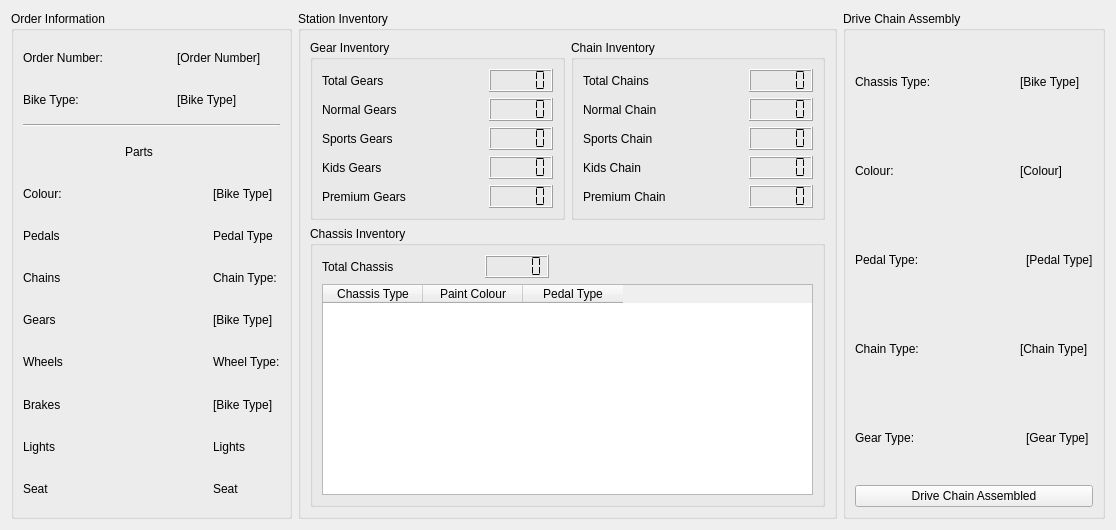
      <widget class="QWidget" name="DriveChainAssembly">
       <attribute name="title">
        <string>Drive Chain</string>
       </attribute>
       <layout class="QGridLayout" name="gridLayout_66">
        <item row="0" column="0">
         <widget class="QGroupBox" name="DriveChainOrder">
          <property name="minimumSize">
           <size>
            <width>281</width>
            <height>385</height>
           </size>
          </property>
          <property name="title">
           <string>Order Information</string>
          </property>
          <layout class="QGridLayout" name="gridLayout_29">
           <item row="1" column="1">
            <spacer name="horizontalSpacer_119">
             <property name="orientation">
              <enum>Qt::Orientation::Horizontal</enum>
             </property>
             <property name="sizeHint" stdset="0">
              <size>
               <width>35</width>
               <height>20</height>
              </size>
             </property>
            </spacer>
           </item>
           <item row="4" column="0">
            <widget class="QLabel" name="ColourLabel_7">
             <property name="text">
              <string>Colour:</string>
             </property>
            </widget>
           </item>
           <item row="12" column="0">
            <widget class="QLabel" name="SeatLabel_7">
             <property name="text">
              <string>Seat</string>
             </property>
            </widget>
           </item>
           <item row="12" column="3">
            <widget class="QLabel" name="SeatType_7">
             <property name="text">
              <string>Seat</string>
             </property>
            </widget>
           </item>
           <item row="11" column="0">
            <widget class="QLabel" name="LightsLabel_7">
             <property name="text">
              <string>Lights</string>
             </property>
            </widget>
           </item>
           <item row="3" column="2" colspan="2">
            <spacer name="horizontalSpacer_121">
             <property name="orientation">
              <enum>Qt::Orientation::Horizontal</enum>
             </property>
             <property name="sizeHint" stdset="0">
              <size>
               <width>103</width>
               <height>20</height>
              </size>
             </property>
            </spacer>
           </item>
           <item row="0" column="1">
            <spacer name="horizontalSpacer_118">
             <property name="orientation">
              <enum>Qt::Orientation::Horizontal</enum>
             </property>
             <property name="sizeHint" stdset="0">
              <size>
               <width>35</width>
               <height>20</height>
              </size>
             </property>
            </spacer>
           </item>
           <item row="4" column="1" colspan="2">
            <spacer name="horizontalSpacer_122">
             <property name="orientation">
              <enum>Qt::Orientation::Horizontal</enum>
             </property>
             <property name="sizeHint" stdset="0">
              <size>
               <width>61</width>
               <height>20</height>
              </size>
             </property>
            </spacer>
           </item>
           <item row="10" column="0">
            <widget class="QLabel" name="BrakesLabel_7">
             <property name="text">
              <string>Brakes</string>
             </property>
            </widget>
           </item>
           <item row="3" column="0">
            <spacer name="horizontalSpacer_120">
             <property name="orientation">
              <enum>Qt::Orientation::Horizontal</enum>
             </property>
             <property name="sizeHint" stdset="0">
              <size>
               <width>96</width>
               <height>20</height>
              </size>
             </property>
            </spacer>
           </item>
           <item row="7" column="3">
            <widget class="QLabel" name="ChainType_7">
             <property name="text">
              <string>Chain Type:</string>
             </property>
            </widget>
           </item>
           <item row="11" column="1" colspan="2">
            <spacer name="horizontalSpacer_128">
             <property name="orientation">
              <enum>Qt::Orientation::Horizontal</enum>
             </property>
             <property name="sizeHint" stdset="0">
              <size>
               <width>61</width>
               <height>20</height>
              </size>
             </property>
            </spacer>
           </item>
           <item row="3" column="1">
            <widget class="QLabel" name="PartsLabel_7">
             <property name="text">
              <string>Parts</string>
             </property>
             <property name="scaledContents">
              <bool>false</bool>
             </property>
             <property name="wordWrap">
              <bool>false</bool>
             </property>
            </widget>
           </item>
           <item row="5" column="0">
            <widget class="QLabel" name="PedalLabel_7">
             <property name="text">
              <string>Pedals</string>
             </property>
            </widget>
           </item>
           <item row="5" column="1" colspan="2">
            <spacer name="horizontalSpacer_123">
             <property name="orientation">
              <enum>Qt::Orientation::Horizontal</enum>
             </property>
             <property name="sizeHint" stdset="0">
              <size>
               <width>61</width>
               <height>20</height>
              </size>
             </property>
            </spacer>
           </item>
           <item row="8" column="3">
            <widget class="QLabel" name="GearType_7">
             <property name="text">
              <string>[Bike Type]</string>
             </property>
            </widget>
           </item>
           <item row="11" column="3">
            <widget class="QLabel" name="LightsType_7">
             <property name="text">
              <string>Lights</string>
             </property>
            </widget>
           </item>
           <item row="1" column="2" colspan="2">
            <widget class="QLabel" name="BikeType_7">
             <property name="text">
              <string>[Bike Type]</string>
             </property>
            </widget>
           </item>
           <item row="4" column="3">
            <widget class="QLabel" name="Colour_7">
             <property name="text">
              <string>[Bike Type]</string>
             </property>
            </widget>
           </item>
           <item row="10" column="3">
            <widget class="QLabel" name="BrakesType_7">
             <property name="text">
              <string>[Bike Type]</string>
             </property>
            </widget>
           </item>
           <item row="2" column="0" colspan="4">
            <widget class="Line" name="line_8">
             <property name="orientation">
              <enum>Qt::Orientation::Horizontal</enum>
             </property>
            </widget>
           </item>
           <item row="0" column="0">
            <widget class="QLabel" name="OrderNumberLabel_7">
             <property name="text">
              <string>Order Number:</string>
             </property>
            </widget>
           </item>
           <item row="10" column="1" colspan="2">
            <spacer name="horizontalSpacer_127">
             <property name="orientation">
              <enum>Qt::Orientation::Horizontal</enum>
             </property>
             <property name="sizeHint" stdset="0">
              <size>
               <width>61</width>
               <height>20</height>
              </size>
             </property>
            </spacer>
           </item>
           <item row="8" column="1" colspan="2">
            <spacer name="horizontalSpacer_126">
             <property name="orientation">
              <enum>Qt::Orientation::Horizontal</enum>
             </property>
             <property name="sizeHint" stdset="0">
              <size>
               <width>61</width>
               <height>20</height>
              </size>
             </property>
            </spacer>
           </item>
           <item row="1" column="0">
            <widget class="QLabel" name="BikeTypeLabel_7">
             <property name="text">
              <string>Bike Type:</string>
             </property>
            </widget>
           </item>
           <item row="7" column="0">
            <widget class="QLabel" name="ChainLabel_7">
             <property name="text">
              <string>Chains</string>
             </property>
            </widget>
           </item>
           <item row="5" column="3">
            <widget class="QLabel" name="PedalType_7">
             <property name="text">
              <string>Pedal Type</string>
             </property>
            </widget>
           </item>
           <item row="0" column="2" colspan="2">
            <widget class="QLabel" name="OrderNumber_7">
             <property name="text">
              <string>[Order Number]</string>
             </property>
            </widget>
           </item>
           <item row="8" column="0">
            <widget class="QLabel" name="GearsLabel_7">
             <property name="text">
              <string>Gears</string>
             </property>
            </widget>
           </item>
           <item row="9" column="0">
            <widget class="QLabel" name="WheelsLabel_7">
             <property name="text">
              <string>Wheels</string>
             </property>
            </widget>
           </item>
           <item row="9" column="3">
            <widget class="QLabel" name="WheelType_7">
             <property name="text">
              <string>Wheel Type:</string>
             </property>
            </widget>
           </item>
           <item row="9" column="1" colspan="2">
            <spacer name="horizontalSpacer_124">
             <property name="orientation">
              <enum>Qt::Orientation::Horizontal</enum>
             </property>
             <property name="sizeHint" stdset="0">
              <size>
               <width>61</width>
               <height>20</height>
              </size>
             </property>
            </spacer>
           </item>
           <item row="7" column="1" colspan="2">
            <spacer name="horizontalSpacer_125">
             <property name="orientation">
              <enum>Qt::Orientation::Horizontal</enum>
             </property>
             <property name="sizeHint" stdset="0">
              <size>
               <width>40</width>
               <height>20</height>
              </size>
             </property>
            </spacer>
           </item>
           <item row="12" column="1" colspan="2">
            <spacer name="horizontalSpacer_129">
             <property name="orientation">
              <enum>Qt::Orientation::Horizontal</enum>
             </property>
             <property name="sizeHint" stdset="0">
              <size>
               <width>40</width>
               <height>20</height>
              </size>
             </property>
            </spacer>
           </item>
          </layout>
         </widget>
        </item>
        <item row="0" column="1">
         <widget class="QGroupBox" name="DCStationInventoryBox">
          <property name="title">
           <string>Station Inventory</string>
          </property>
          <layout class="QGridLayout" name="gridLayout_42">
           <item row="0" column="0">
            <widget class="QGroupBox" name="DCStationGearInventoryBox">
             <property name="title">
              <string>Gear Inventory</string>
             </property>
             <layout class="QGridLayout" name="gridLayout_38">
              <item row="0" column="0">
               <widget class="QLabel" name="DCStationInventoryTotalGearLabel">
                <property name="text">
                 <string>Total Gears</string>
                </property>
               </widget>
              </item>
              <item row="0" column="1" colspan="2">
               <spacer name="horizontalSpacer_200">
                <property name="orientation">
                 <enum>Qt::Orientation::Horizontal</enum>
                </property>
                <property name="sizeHint" stdset="0">
                 <size>
                  <width>37</width>
                  <height>20</height>
                 </size>
                </property>
               </spacer>
              </item>
              <item row="0" column="3">
               <widget class="QLCDNumber" name="DCStationInventoryTotalGearCounter">
                <property name="segmentStyle">
                 <enum>QLCDNumber::SegmentStyle::Flat</enum>
                </property>
               </widget>
              </item>
              <item row="1" column="0">
               <widget class="QLabel" name="DCStationInventoryNormalGearLabel">
                <property name="text">
                 <string>Normal Gears</string>
                </property>
               </widget>
              </item>
              <item row="1" column="1" colspan="2">
               <spacer name="horizontalSpacer_205">
                <property name="orientation">
                 <enum>Qt::Orientation::Horizontal</enum>
                </property>
                <property name="sizeHint" stdset="0">
                 <size>
                  <width>40</width>
                  <height>20</height>
                 </size>
                </property>
               </spacer>
              </item>
              <item row="1" column="3">
               <widget class="QLCDNumber" name="DCStationInventoryNormalGearCounter">
                <property name="segmentStyle">
                 <enum>QLCDNumber::SegmentStyle::Flat</enum>
                </property>
               </widget>
              </item>
              <item row="2" column="0">
               <widget class="QLabel" name="DCStationInventorySporsGearLabel">
                <property name="text">
                 <string>Sports Gears</string>
                </property>
               </widget>
              </item>
              <item row="2" column="1" colspan="2">
               <spacer name="horizontalSpacer_206">
                <property name="orientation">
                 <enum>Qt::Orientation::Horizontal</enum>
                </property>
                <property name="sizeHint" stdset="0">
                 <size>
                  <width>40</width>
                  <height>20</height>
                 </size>
                </property>
               </spacer>
              </item>
              <item row="2" column="3">
               <widget class="QLCDNumber" name="DCStationInventorySportsGearCounter">
                <property name="segmentStyle">
                 <enum>QLCDNumber::SegmentStyle::Flat</enum>
                </property>
               </widget>
              </item>
              <item row="3" column="0">
               <widget class="QLabel" name="DCStationInventoryKidsGearLabel">
                <property name="text">
                 <string>Kids Gears</string>
                </property>
               </widget>
              </item>
              <item row="3" column="1" colspan="2">
               <spacer name="horizontalSpacer_207">
                <property name="orientation">
                 <enum>Qt::Orientation::Horizontal</enum>
                </property>
                <property name="sizeHint" stdset="0">
                 <size>
                  <width>20</width>
                  <height>20</height>
                 </size>
                </property>
               </spacer>
              </item>
              <item row="3" column="3">
               <widget class="QLCDNumber" name="DCStationInventoryKidsGearCounter">
                <property name="segmentStyle">
                 <enum>QLCDNumber::SegmentStyle::Flat</enum>
                </property>
               </widget>
              </item>
              <item row="4" column="0" colspan="2">
               <widget class="QLabel" name="DCStationInventoryPremiumGearLabel">
                <property name="text">
                 <string>Premium Gears</string>
                </property>
               </widget>
              </item>
              <item row="4" column="2">
               <spacer name="horizontalSpacer_208">
                <property name="orientation">
                 <enum>Qt::Orientation::Horizontal</enum>
                </property>
                <property name="sizeHint" stdset="0">
                 <size>
                  <width>30</width>
                  <height>17</height>
                 </size>
                </property>
               </spacer>
              </item>
              <item row="4" column="3">
               <widget class="QLCDNumber" name="DCStationInventoryPremiumGearCounter">
                <property name="segmentStyle">
                 <enum>QLCDNumber::SegmentStyle::Flat</enum>
                </property>
               </widget>
              </item>
             </layout>
            </widget>
           </item>
           <item row="0" column="1">
            <widget class="QGroupBox" name="DCStationChainInventory">
             <property name="title">
              <string>Chain Inventory</string>
             </property>
             <layout class="QGridLayout" name="gridLayout_39">
              <item row="0" column="0">
               <widget class="QLabel" name="DCStationInventoryTotalChainLabel">
                <property name="text">
                 <string>Total Chains</string>
                </property>
               </widget>
              </item>
              <item row="0" column="1" colspan="2">
               <spacer name="horizontalSpacer_209">
                <property name="orientation">
                 <enum>Qt::Orientation::Horizontal</enum>
                </property>
                <property name="sizeHint" stdset="0">
                 <size>
                  <width>37</width>
                  <height>20</height>
                 </size>
                </property>
               </spacer>
              </item>
              <item row="0" column="3">
               <widget class="QLCDNumber" name="DCStationInventoryTotalChainCounter">
                <property name="segmentStyle">
                 <enum>QLCDNumber::SegmentStyle::Flat</enum>
                </property>
               </widget>
              </item>
              <item row="1" column="0">
               <widget class="QLabel" name="DCStationInventoryNormalChainLabel">
                <property name="text">
                 <string>Normal Chain</string>
                </property>
               </widget>
              </item>
              <item row="1" column="1" colspan="2">
               <spacer name="horizontalSpacer_210">
                <property name="orientation">
                 <enum>Qt::Orientation::Horizontal</enum>
                </property>
                <property name="sizeHint" stdset="0">
                 <size>
                  <width>40</width>
                  <height>20</height>
                 </size>
                </property>
               </spacer>
              </item>
              <item row="1" column="3">
               <widget class="QLCDNumber" name="DCStationInventoryNormalChainCounter">
                <property name="segmentStyle">
                 <enum>QLCDNumber::SegmentStyle::Flat</enum>
                </property>
               </widget>
              </item>
              <item row="2" column="0">
               <widget class="QLabel" name="DCStationInventorySportsChainLabel">
                <property name="text">
                 <string>Sports Chain</string>
                </property>
               </widget>
              </item>
              <item row="2" column="1" colspan="2">
               <spacer name="horizontalSpacer_211">
                <property name="orientation">
                 <enum>Qt::Orientation::Horizontal</enum>
                </property>
                <property name="sizeHint" stdset="0">
                 <size>
                  <width>40</width>
                  <height>20</height>
                 </size>
                </property>
               </spacer>
              </item>
              <item row="2" column="3">
               <widget class="QLCDNumber" name="DCStationInventorySportsChainCounter">
                <property name="segmentStyle">
                 <enum>QLCDNumber::SegmentStyle::Flat</enum>
                </property>
               </widget>
              </item>
              <item row="3" column="0">
               <widget class="QLabel" name="DCStationInventoryKidsChainLabel">
                <property name="text">
                 <string>Kids Chain</string>
                </property>
               </widget>
              </item>
              <item row="3" column="1" colspan="2">
               <spacer name="horizontalSpacer_212">
                <property name="orientation">
                 <enum>Qt::Orientation::Horizontal</enum>
                </property>
                <property name="sizeHint" stdset="0">
                 <size>
                  <width>20</width>
                  <height>20</height>
                 </size>
                </property>
               </spacer>
              </item>
              <item row="3" column="3">
               <widget class="QLCDNumber" name="DCStationInventoryKidsChainCounter">
                <property name="segmentStyle">
                 <enum>QLCDNumber::SegmentStyle::Flat</enum>
                </property>
               </widget>
              </item>
              <item row="4" column="0" colspan="2">
               <widget class="QLabel" name="DCStationInventoryPremiumChainLabel">
                <property name="text">
                 <string>Premium Chain</string>
                </property>
               </widget>
              </item>
              <item row="4" column="2">
               <spacer name="horizontalSpacer_213">
                <property name="orientation">
                 <enum>Qt::Orientation::Horizontal</enum>
                </property>
                <property name="sizeHint" stdset="0">
                 <size>
                  <width>30</width>
                  <height>17</height>
                 </size>
                </property>
               </spacer>
              </item>
              <item row="4" column="3">
               <widget class="QLCDNumber" name="DCStationInventoryPremiumChainCounter">
                <property name="segmentStyle">
                 <enum>QLCDNumber::SegmentStyle::Flat</enum>
                </property>
               </widget>
              </item>
             </layout>
            </widget>
           </item>
           <item row="1" column="0" colspan="2">
            <widget class="QGroupBox" name="DCStationChassisInventoryBox">
             <property name="title">
              <string>Chassis Inventory</string>
             </property>
             <layout class="QGridLayout" name="gridLayout_41">
              <item row="0" column="0">
               <widget class="QLabel" name="DCStationInventoryTotalChassisLabel">
                <property name="text">
                 <string>Total Chassis</string>
                </property>
               </widget>
              </item>
              <item row="0" column="1">
               <spacer name="horizontalSpacer_188">
                <property name="orientation">
                 <enum>Qt::Orientation::Horizontal</enum>
                </property>
                <property name="sizeHint" stdset="0">
                 <size>
                  <width>58</width>
                  <height>20</height>
                 </size>
                </property>
               </spacer>
              </item>
              <item row="0" column="2">
               <widget class="QLCDNumber" name="DCStationInventoryTotalChassis">
                <property name="segmentStyle">
                 <enum>QLCDNumber::SegmentStyle::Flat</enum>
                </property>
               </widget>
              </item>
              <item row="0" column="3">
               <spacer name="horizontalSpacer_182">
                <property name="orientation">
                 <enum>Qt::Orientation::Horizontal</enum>
                </property>
                <property name="sizeHint" stdset="0">
                 <size>
                  <width>258</width>
                  <height>20</height>
                 </size>
                </property>
               </spacer>
              </item>
              <item row="1" column="0" colspan="4">
               <widget class="QTableWidget" name="DCStationChassisInventoryTable">
                <property name="minimumSize">
                 <size>
                  <width>491</width>
                  <height>211</height>
                 </size>
                </property>
                <column>
                 <property name="text">
                  <string>Chassis Type</string>
                 </property>
                </column>
                <column>
                 <property name="text">
                  <string>Paint Colour</string>
                 </property>
                </column>
                <column>
                 <property name="text">
                  <string>Pedal Type</string>
                 </property>
                </column>
               </widget>
              </item>
             </layout>
            </widget>
           </item>
          </layout>
         </widget>
        </item>
        <item row="0" column="2">
         <widget class="QGroupBox" name="DCAssembly">
          <property name="title">
           <string>Drive Chain Assembly</string>
          </property>
          <layout class="QGridLayout" name="gridLayout_8">
           <item row="0" column="2" colspan="2">
            <widget class="QLabel" name="DCAssemblyChassisValue">
             <property name="text">
              <string>[Bike Type]</string>
             </property>
            </widget>
           </item>
           <item row="5" column="1">
            <spacer name="horizontalSpacer_183">
             <property name="orientation">
              <enum>Qt::Orientation::Horizontal</enum>
             </property>
             <property name="sizeHint" stdset="0">
              <size>
               <width>40</width>
               <height>20</height>
              </size>
             </property>
            </spacer>
           </item>
           <item row="1" column="1">
            <spacer name="horizontalSpacer_117">
             <property name="orientation">
              <enum>Qt::Orientation::Horizontal</enum>
             </property>
             <property name="sizeHint" stdset="0">
              <size>
               <width>40</width>
               <height>20</height>
              </size>
             </property>
            </spacer>
           </item>
           <item row="0" column="1">
            <spacer name="horizontalSpacer_116">
             <property name="orientation">
              <enum>Qt::Orientation::Horizontal</enum>
             </property>
             <property name="sizeHint" stdset="0">
              <size>
               <width>40</width>
               <height>20</height>
              </size>
             </property>
            </spacer>
           </item>
           <item row="7" column="0" colspan="4">
            <widget class="QPushButton" name="DCAssembledButton">
             <property name="text">
              <string>Drive Chain Assembled</string>
             </property>
            </widget>
           </item>
           <item row="6" column="1" colspan="2">
            <spacer name="horizontalSpacer_184">
             <property name="orientation">
              <enum>Qt::Orientation::Horizontal</enum>
             </property>
             <property name="sizeHint" stdset="0">
              <size>
               <width>47</width>
               <height>20</height>
              </size>
             </property>
            </spacer>
           </item>
           <item row="6" column="0">
            <widget class="QLabel" name="DCAssemblyGearLabel">
             <property name="text">
              <string>Gear Type:</string>
             </property>
            </widget>
           </item>
           <item row="0" column="0">
            <widget class="QLabel" name="DCAssemblyChassisLabel">
             <property name="text">
              <string>Chassis Type:</string>
             </property>
            </widget>
           </item>
           <item row="6" column="3">
            <widget class="QLabel" name="DCAssemblyGearValue">
             <property name="text">
              <string>[Gear Type]</string>
             </property>
            </widget>
           </item>
           <item row="1" column="0">
            <widget class="QLabel" name="DCAssemblyColourLabel">
             <property name="text">
              <string>Colour:</string>
             </property>
            </widget>
           </item>
           <item row="1" column="2" colspan="2">
            <widget class="QLabel" name="DCAssemblyColourValue">
             <property name="text">
              <string>[Colour]</string>
             </property>
            </widget>
           </item>
           <item row="5" column="2" colspan="2">
            <widget class="QLabel" name="DCAssemblyChainValue">
             <property name="text">
              <string>[Chain Type]</string>
             </property>
            </widget>
           </item>
           <item row="5" column="0">
            <widget class="QLabel" name="DCAssemblyChainLabel">
             <property name="text">
              <string>Chain Type:</string>
             </property>
            </widget>
           </item>
           <item row="3" column="3">
            <widget class="QLabel" name="DCAssemblyPedalValue">
             <property name="text">
              <string>[Pedal Type]</string>
             </property>
            </widget>
           </item>
           <item row="3" column="1">
            <spacer name="horizontalSpacer_271">
             <property name="orientation">
              <enum>Qt::Orientation::Horizontal</enum>
             </property>
             <property name="sizeHint" stdset="0">
              <size>
               <width>77</width>
               <height>20</height>
              </size>
             </property>
            </spacer>
           </item>
           <item row="3" column="0">
            <widget class="QLabel" name="DCAssemblyPedalLabel">
             <property name="text">
              <string>Pedal Type:</string>
             </property>
            </widget>
           </item>
          </layout>
         </widget>
        </item>
       </layout>
      </widget>
